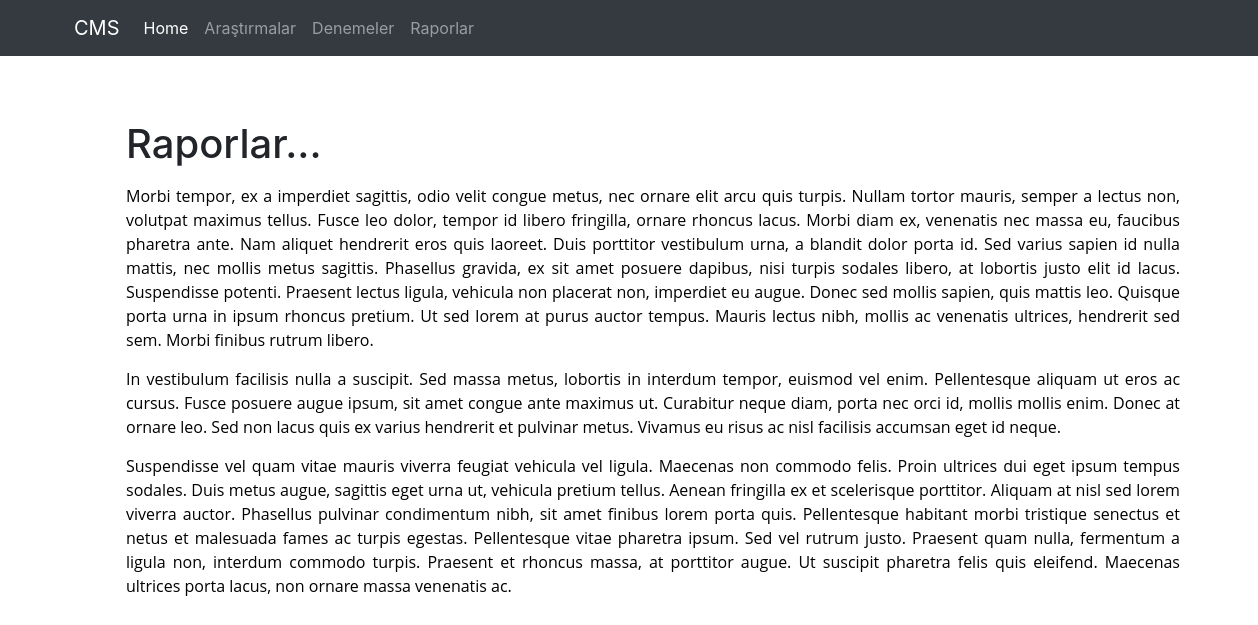
The page /pages/Raporlar/index.php on the database its author committed.
### tables this page shows
CREATE TABLE "tabs" (
	"id"	INTEGER NOT NULL,
	"name"	TEXT NOT NULL UNIQUE,
	"type"	TEXT,
	"tab_id"	INTEGER,
	PRIMARY KEY("id" AUTOINCREMENT)
);

### pages/Raporlar/index.php (the view, shortened to what this page needs)
<?php
        $db = new PDO("sqlite:../../database.db");
        ?>
        <!DOCTYPE html>
        <html lang="tr">
        <head>
            <link rel="stylesheet" href="../../bootstrap/css/bootstrap.min.css">
            <link href="style/navbar.css" rel="stylesheet">
        </head>
        <body>
        <?php
            $q = $db->prepare("SELECT value FROM settings WHERE name=:name");
            $q->execute(array("name"=>"navbarColor"));
            $navbarColor = $q->fetch();
        ?>
        <nav class="navbar navbar-expand-lg navbar-dark <?= $navbarColor[0] ?>">
            <div class="container">
                <a class="navbar-brand" href="../../index.php">CMS</a>
                <div class="collapse navbar-collapse" id="navbarsExample">
                <ul class="navbar-nav mr-auto">
                    <li class="nav-item active">
                    <a class="nav-link" href="../../index.php">Home <span class="sr-only">(current)</span></a>
                    </li>
                    <?php
                    $q = $db->prepare("SELECT * FROM tabs ");
                    $q->execute();
                    $tabs = $q->fetchAll();
                    foreach ($tabs as $key) {
                        echo '<li class="nav-item">
                                <a class="nav-link" href=../'.$key["name"].'>'.$key["name"].'</a>
                            </li>';
                    }
                    ?>
                </ul>
                </div>
            </div>
        </nav>
            <main role="main">
                <div class="container-fluid m-5">
                    <div class="row mx-4">
                        <div class="col mx-4">
                            <h1 class=" my-3">Raporlar...</h1>
                            <div class="mr-5">
                            <p style="margin-right: 0px; margin-bottom: 15px; margin-left: 0px; padding: 0px; text-align: justify; color: rgb(0, 0, 0); font-family: &quot;Open Sans&quot;, Arial, sans-serif;">Morbi tempor, ex a imperdiet sagittis, odio velit congue metus, nec ornare elit arcu quis turpis. Nullam tortor mauris, semper a lectus non, volutpat maximus tellus. Fusce leo dolor, tempor id libero fringilla, ornare rhoncus lacus. Morbi diam ex, venenatis nec massa eu, faucibus pharetra ante. Nam aliquet hendrerit eros quis laoreet. Duis porttitor vestibulum urna, a blandit dolor porta id. Sed varius sapien id nulla mattis, nec mollis metus sagittis. Phasellus gravida, ex sit amet posuere dapibus, nisi turpis sodales libero, at lobortis justo elit id lacus. Suspendisse potenti. Praesent lectus ligula, vehicula non placerat non, imperdiet eu augue. Donec sed mollis sapien, quis mattis leo. Quisque porta urna in ipsum rhoncus pretium. Ut sed lorem at purus auctor tempus. Mauris lectus nibh, mollis ac venenatis ultrices, hendrerit sed sem. Morbi finibus rutrum libero.</p><p style="margin-right: 0px; margin-bottom: 15px; margin-left: 0px; padding: 0px; text-align: justify; color: rgb(0, 0, 0); font-family: &quot;Open Sans&quot;, Arial, sans-serif;">In vestibulum facilisis nulla a suscipit. Sed massa metus, lobortis in interdum tempor, euismod vel enim. Pellentesque aliquam ut eros ac cursus. Fusce posuere augue ipsum, sit amet congue ante maximus ut. Curabitur neque diam, porta nec orci id, mollis mollis enim. Donec at ornare leo. Sed non lacus quis ex varius hendrerit et pulvinar metus. Vivamus eu risus ac nisl facilisis accumsan eget id neque.</p><p style="margin-right: 0px; margin-bottom: 15px; margin-left: 0px; padding: 0px; text-align: justify; color: rgb(0, 0, 0); font-family: &quot;Open Sans&quot;, Arial, sans-serif;">Suspendisse vel quam vitae mauris viverra feugiat vehicula vel ligula. Maecenas non commodo felis. Proin ultrices dui eget ipsum tempus sodales. Duis metus augue, sagittis eget urna ut, vehicula pretium tellus. Aenean fringilla ex et scelerisque porttitor. Aliquam at nisl sed lorem viverra auctor. Phasellus pulvinar condimentum nibh, sit amet finibus lorem porta quis. Pellentesque habitant morbi tristique senectus et netus et malesuada fames ac turpis egestas. Pellentesque vitae pharetra ipsum. Sed vel rutrum justo. Praesent quam nulla, fermentum a ligula non, interdum commodo turpis. Praesent et rhoncus massa, at porttitor augue. Ut suscipit pharetra felis quis eleifend. Maecenas ultrices porta lacus, non ornare massa venenatis ac.</p>
                            </div>
                        </div>
                    </div>
                </div>
            </main>
        </body>
        </html>

### style/navbar.css (style rules this page uses)
body { padding-bottom: 20px; }
.navbar { margin-bottom: 20px; }

### rows shown on the page
tabs: name "Araştırmalar"
tabs: name "Denemeler"
tabs: name "Raporlar"
